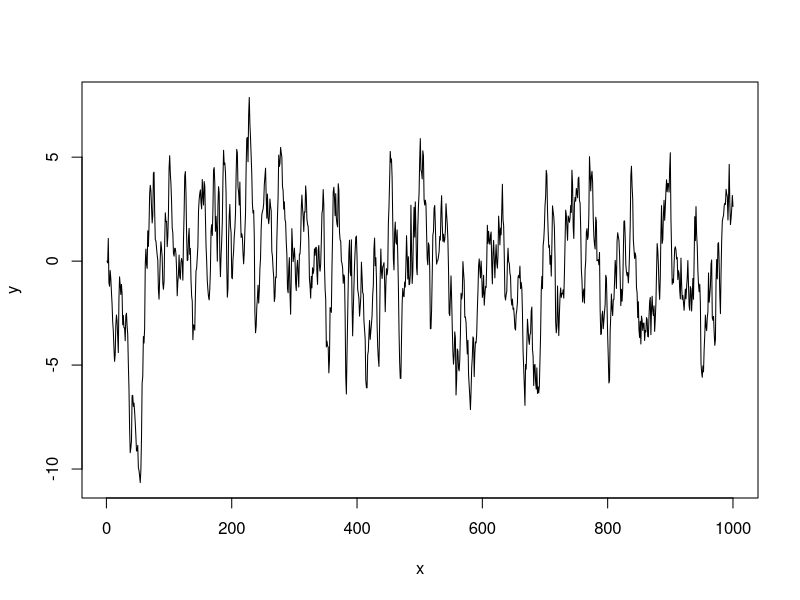
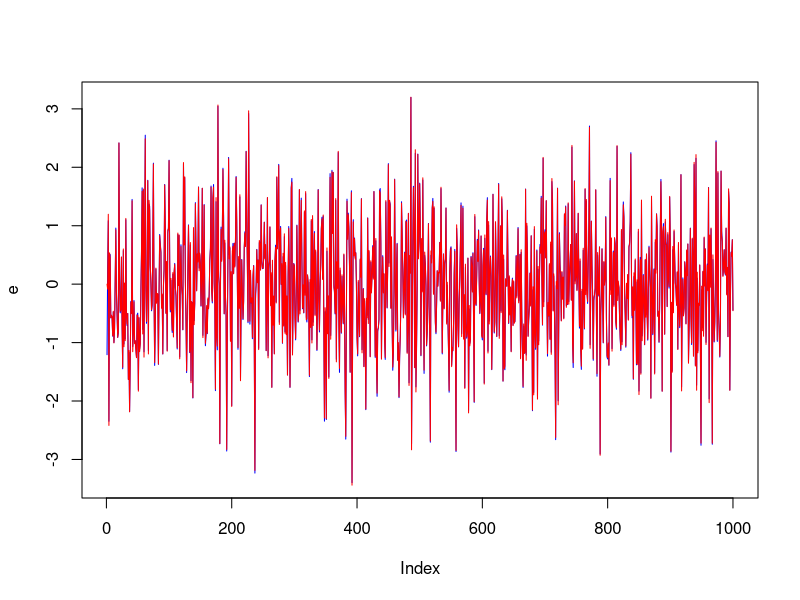
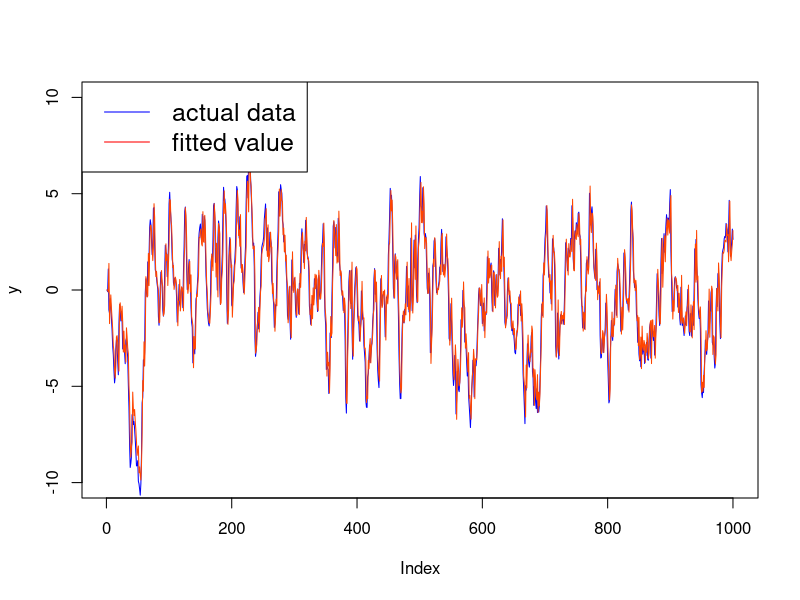

Here is the R script that generated these plots, in order:
rm(list = ls(all=T)) # This code clears all

###################### ARMA(1,1) ##########################

phi=.9
theta=.3

n=1000
y=rep(0,n)
set.seed(1234)
e=rnorm(n)

#Generate y series using the ARMA(1,1) model
for(t in 2:n) {
  y[t]=phi*y[t-1]+e[t]+theta*e[t-1]
}

#plot y against x 
x=seq(1, n, 1)
dev.new()
plot(x,y,type="l")



#################################################
# ARMA(1,1): Estimation of phi, theta, and sigma 
#################################################
fn_mle2=function(p){
  
  phi=p[1]
  theta=p[2]
  sigma=p[3]
  u=rep(0,length(y))
  
  for(t in 2:length(y)) {
    u[t]=y[t]-phi*y[t-1]-theta*u[t-1]
  }
  
  log_likihood <-0
  for (i in 2:length(y)) {
    log_likihood = log_likihood + (-(1/2)*log(2*pi)-(1/2)*log(sigma^2) -(u[i]^2)/(2*sigma^2)) 
  }
  
  minus_log_likihood = -log_likihood
  return(minus_log_likihood)
}

#par=c(), include parameters
output=optim(par=c(.1,.1, 1),fn_mle2, method="BFGS", hessian=TRUE)
output

information <- output$hessian           
var_cov <- solve(information)
var_cov

se <-sqrt(diag(var_cov))  #The function diag takes the diagonal elements. 
se

t <-output$par/se
t

#print the estimates of the model parameters, standard errors, and t-values
summary.output<-data.frame(output$par, se, t)
colnames(summary.output)<-c("parameter", "standard error", "t-value")
rownames(summary.output)<-c("phi", "theta", "sigma")
summary.output


phi.hat <- output$par[1]
theta.hat <- output$par[2]
sigma.hat <- output$par[3]

#---------Do the estimated errors track the actual errors?---------
#u.hat for the estimated errors.
#e contains the actual errors. 
u.hat<-rep(0,n) 
for (t in 2:n) {
  u.hat[t]=y[t]-phi.hat*y[t-1]-theta.hat*u.hat[t-1]
}

dev.new()
plot(e, type = "l", col="blue")
lines(u.hat, type="l", col="red")

#---------fitted values-------------------------------------------------
fit<-rep(0,n)

for (t in 2:n) {
  fit[t]=phi.hat*y[t-1]+theta.hat*u.hat[t-1]
}

dev.new()
plot(y, type = "l", col="blue", ylim = c(-10, 10))
lines(fit, type="l", col="orangered")
legend("topleft", legend=c("actual data","fitted value"), 
       lty=c(1,1), col=c("blue", "red"), cex=1.5)


#-----estimation of the model using the built-in function, arima()------
#results <- arima(y, order=c(1,0,1)) 
#results #print results

